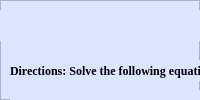
                <widget class="QWidget" name="applied6to10">
                 <layout class="QVBoxLayout" name="verticalLayout_29">
                  <property name="spacing">
                   <number>0</number>
                  </property>
                  <property name="leftMargin">
                   <number>0</number>
                  </property>
                  <property name="topMargin">
                   <number>0</number>
                  </property>
                  <property name="rightMargin">
                   <number>0</number>
                  </property>
                  <property name="bottomMargin">
                   <number>0</number>
                  </property>
                  <item>
                   <widget class="QFrame" name="frame_67">
                    <property name="styleSheet">
                     <string notr="true">background-color: rgb(218, 229, 255);
</string>
                    </property>
                    <property name="frameShape">
                     <enum>QFrame::StyledPanel</enum>
                    </property>
                    <property name="frameShadow">
                     <enum>QFrame::Raised</enum>
                    </property>
                    <widget class="QPushButton" name="pushButton_19">
                     <property name="geometry">
                      <rect>
                       <x>590</x>
                       <y>410</y>
                       <width>81</width>
                       <height>21</height>
                      </rect>
                     </property>
                     <property name="font">
                      <font>
                       <pointsize>8</pointsize>
                       <weight>75</weight>
                       <bold>true</bold>
                       <kerning>true</kerning>
                      </font>
                     </property>
                     <property name="cursor">
                      <cursorShape>PointingHandCursor</cursorShape>
                     </property>
                     <property name="acceptDrops">
                      <bool>false</bool>
                     </property>
                     <property name="styleSheet">
                      <string notr="true">background-color: rgb(180, 203, 253);
border-radius: 10px;</string>
                     </property>
                     <property name="text">
                      <string>submit</string>
                     </property>
                     <property name="icon">
                      <iconset resource="icons.qrc">
                       <normaloff>:/icons/1CON/chevron-up.svg</normaloff>:/icons/1CON/chevron-up.svg</iconset>
                     </property>
                     <property name="iconSize">
                      <size>
                       <width>24</width>
                       <height>24</height>
                      </size>
                     </property>
                     <property name="autoDefault">
                      <bool>false</bool>
                     </property>
                    </widget>
                    <widget class="QLabel" name="label_73">
                     <property name="geometry">
                      <rect>
                       <x>10</x>
                       <y>60</y>
                       <width>281</width>
                       <height>21</height>
                      </rect>
                     </property>
                     <property name="font">
                      <font>
                       <family>Times New Roman</family>
                       <pointsize>9</pointsize>
                       <weight>75</weight>
                       <bold>true</bold>
                       <underline>false</underline>
                      </font>
                     </property>
                     <property name="mouseTracking">
                      <bool>false</bool>
                     </property>
                     <property name="text">
                      <string>Directions: Solve the following equations.</string>
                     </property>
                    </widget>
                    <widget class="QFrame" name="frame_68">
                     <property name="geometry">
                      <rect>
                       <x>10</x>
                       <y>90</y>
                       <width>661</width>
                       <height>71</height>
                      </rect>
                     </property>
                     <property name="styleSheet">
                      <string notr="true">background-color: rgb(218, 229, 255);
border-radius: 10px;</string>
                     </property>
                     <property name="frameShape">
                      <enum>QFrame::StyledPanel</enum>
                     </property>
                     <property name="frameShadow">
                      <enum>QFrame::Raised</enum>
                     </property>
                     <widget class="QLineEdit" name="lineEdit_37">
                      <property name="geometry">
                       <rect>
                        <x>480</x>
                        <y>10</y>
                        <width>181</width>
                        <height>41</height>
                       </rect>
                      </property>
                      <property name="font">
                       <font>
                        <pointsize>10</pointsize>
                       </font>
                      </property>
                      <property name="toolTip">
                       <string/>
                      </property>
                      <property name="styleSheet">
                       <string notr="true">QLineEdit {
	border: 2px solid #FFFFFF;
}

QLineEdit:focus{
	border: 2px solid #000000
}</string>
                      </property>
                      <property name="frame">
                       <bool>true</bool>
                      </property>
                      <property name="cursorPosition">
                       <number>0</number>
                      </property>
                      <property name="alignment">
                       <set>Qt::AlignLeading|Qt::AlignLeft|Qt::AlignVCenter</set>
                      </property>
                      <property name="clearButtonEnabled">
                       <bool>true</bool>
                      </property>
                     </widget>
                     <widget class="QLabel" name="label_74">
                      <property name="geometry">
                       <rect>
                        <x>10</x>
                        <y>10</y>
                        <width>471</width>
                        <height>51</height>
                       </rect>
                      </property>
                      <property name="text">
                       <string> 6.Mr. De Guzman and the boys spent Php 567.75 for food and Php 175.50 for 
transportation during the Science Fair Camp. If they had Php 800.00 to 
spend, how much money was left?</string>
                      </property>
                      <property name="wordWrap">
                       <bool>false</bool>
                      </property>
                     </widget>
                    </widget>
                    <widget class="QFrame" name="frame_69">
                     <property name="geometry">
                      <rect>
                       <x>10</x>
                       <y>170</y>
                       <width>661</width>
                       <height>51</height>
                      </rect>
                     </property>
                     <property name="styleSheet">
                      <string notr="true">background-color: rgb(218, 229, 255);
border-radius: 10px;</string>
                     </property>
                     <property name="frameShape">
                      <enum>QFrame::StyledPanel</enum>
                     </property>
                     <property name="frameShadow">
                      <enum>QFrame::Raised</enum>
                     </property>
                     <widget class="QLineEdit" name="lineEdit_38">
                      <property name="geometry">
                       <rect>
                        <x>350</x>
                        <y>0</y>
                        <width>311</width>
                        <height>41</height>
                       </rect>
                      </property>
                      <property name="font">
                       <font>
                        <pointsize>10</pointsize>
                       </font>
                      </property>
                      <property name="toolTip">
                       <string/>
                      </property>
                      <property name="styleSheet">
                       <string notr="true">QLineEdit {
	border: 2px solid #FFFFFF;
}

QLineEdit:focus{
	border: 2px solid #000000
}</string>
                      </property>
                      <property name="frame">
                       <bool>true</bool>
                      </property>
                      <property name="cursorPosition">
                       <number>0</number>
                      </property>
                      <property name="alignment">
                       <set>Qt::AlignLeading|Qt::AlignLeft|Qt::AlignVCenter</set>
                      </property>
                      <property name="clearButtonEnabled">
                       <bool>true</bool>
                      </property>
                     </widget>
                     <widget class="QLabel" name="label_75">
                      <property name="geometry">
                       <rect>
                        <x>10</x>
                        <y>10</y>
                        <width>331</width>
                        <height>41</height>
                       </rect>
                      </property>
                      <property name="text">
                       <string>7. 10% of our class of 40 was unable to join the field trip.
 How many in our class joined the field trip?</string>
                      </property>
                      <property name="wordWrap">
                       <bool>false</bool>
                      </property>
                     </widget>
                    </widget>
                    <widget class="QFrame" name="frame_70">
                     <property name="geometry">
                      <rect>
                       <x>10</x>
                       <y>230</y>
                       <width>661</width>
                       <height>51</height>
                      </rect>
                     </property>
                     <property name="styleSheet">
                      <string notr="true">background-color: rgb(218, 229, 255);
border-radius: 10px;</string>
                     </property>
                     <property name="frameShape">
                      <enum>QFrame::StyledPanel</enum>
                     </property>
                     <property name="frameShadow">
                      <enum>QFrame::Raised</enum>
                     </property>
                     <widget class="QLineEdit" name="lineEdit_39">
                      <property name="geometry">
                       <rect>
                        <x>510</x>
                        <y>0</y>
                        <width>151</width>
                        <height>41</height>
                       </rect>
                      </property>
                      <property name="font">
                       <font>
                        <pointsize>10</pointsize>
                       </font>
                      </property>
                      <property name="toolTip">
                       <string/>
                      </property>
                      <property name="styleSheet">
                       <string notr="true">QLineEdit {
	border: 2px solid #FFFFFF;
}

QLineEdit:focus{
	border: 2px solid #000000
}</string>
                      </property>
                      <property name="frame">
                       <bool>true</bool>
                      </property>
                      <property name="cursorPosition">
                       <number>0</number>
                      </property>
                      <property name="alignment">
                       <set>Qt::AlignLeading|Qt::AlignLeft|Qt::AlignVCenter</set>
                      </property>
                      <property name="clearButtonEnabled">
                       <bool>true</bool>
                      </property>
                     </widget>
                     <widget class="QLabel" name="label_76">
                      <property name="geometry">
                       <rect>
                        <x>10</x>
                        <y>0</y>
                        <width>501</width>
                        <height>51</height>
                       </rect>
                      </property>
                      <property name="text">
                       <string>8. A company donates 935 pencils to a school. The pencils are divided evenly among 9 
classrooms. The rest of the pencils are given to the library. How many pencils were 
donated to each classroom and to the library?</string>
                      </property>
                      <property name="wordWrap">
                       <bool>false</bool>
                      </property>
                     </widget>
                    </widget>
                    <widget class="QFrame" name="frame_71">
                     <property name="geometry">
                      <rect>
                       <x>10</x>
                       <y>290</y>
                       <width>661</width>
                       <height>51</height>
                      </rect>
                     </property>
                     <property name="styleSheet">
                      <string notr="true">background-color: rgb(218, 229, 255);
border-radius: 10px;</string>
                     </property>
                     <property name="frameShape">
                      <enum>QFrame::StyledPanel</enum>
                     </property>
                     <property name="frameShadow">
                      <enum>QFrame::Raised</enum>
                     </property>
                     <widget class="QLabel" name="label_77">
                      <property name="geometry">
                       <rect>
                        <x>10</x>
                        <y>0</y>
                        <width>501</width>
                        <height>41</height>
                       </rect>
                      </property>
                      <property name="text">
                       <string>9. The city park is 9 1/2 miles from Roland Elementary School. The city library is 3 3/10 
 from the same school. How much farther from the school is the park than the library? </string>
                      </property>
                     </widget>
                     <widget class="QLineEdit" name="lineEdit_40">
                      <property name="geometry">
                       <rect>
                        <x>520</x>
                        <y>0</y>
                        <width>141</width>
                        <height>41</height>
                       </rect>
                      </property>
                      <property name="font">
                       <font>
                        <pointsize>10</pointsize>
                       </font>
                      </property>
                      <property name="toolTip">
                       <string/>
                      </property>
                      <property name="styleSheet">
                       <string notr="true">QLineEdit {
	border: 2px solid #FFFFFF;
}

QLineEdit:focus{
	border: 2px solid #000000
}</string>
                      </property>
                      <property name="frame">
                       <bool>true</bool>
                      </property>
                      <property name="cursorPosition">
                       <number>0</number>
                      </property>
                      <property name="alignment">
                       <set>Qt::AlignLeading|Qt::AlignLeft|Qt::AlignVCenter</set>
                      </property>
                      <property name="clearButtonEnabled">
                       <bool>true</bool>
                      </property>
                     </widget>
                    </widget>
                    <widget class="QFrame" name="frame_72">
                     <property name="geometry">
                      <rect>
                       <x>10</x>
                       <y>330</y>
                       <width>661</width>
                       <height>61</height>
                      </rect>
                     </property>
                     <property name="styleSheet">
                      <string notr="true">background-color: rgb(218, 229, 255);
border-radius: 10px;</string>
                     </property>
                     <property name="frameShape">
                      <enum>QFrame::StyledPanel</enum>
                     </property>
                     <property name="frameShadow">
                      <enum>QFrame::Raised</enum>
                     </property>
                     <widget class="QLineEdit" name="lineEdit_41">
                      <property name="geometry">
                       <rect>
                        <x>510</x>
                        <y>10</y>
                        <width>151</width>
                        <height>41</height>
                       </rect>
                      </property>
                      <property name="font">
                       <font>
                        <pointsize>10</pointsize>
                       </font>
                      </property>
                      <property name="toolTip">
                       <string/>
                      </property>
                      <property name="styleSheet">
                       <string notr="true">QLineEdit {
	border: 2px solid #FFFFFF;
}

QLineEdit:focus{
	border: 2px solid #000000
}</string>
                      </property>
                      <property name="frame">
                       <bool>true</bool>
                      </property>
                      <property name="cursorPosition">
                       <number>0</number>
                      </property>
                      <property name="alignment">
                       <set>Qt::AlignLeading|Qt::AlignLeft|Qt::AlignVCenter</set>
                      </property>
                      <property name="clearButtonEnabled">
                       <bool>true</bool>
                      </property>
                     </widget>
                     <widget class="QLabel" name="label_78">
                      <property name="geometry">
                       <rect>
                        <x>10</x>
                        <y>10</y>
                        <width>441</width>
                        <height>51</height>
                       </rect>
                      </property>
                      <property name="text">
                       <string>10. There are 12 people in Mrs. Hilt’s living room. 6 people are 
wearing socks and 4 people are wearing shoes. 3 people are wearing both.
How many people are in bare feet? </string>
                      </property>
                     </widget>
                    </widget>
                    <widget class="QLabel" name="label_79">
                     <property name="geometry">
                      <rect>
                       <x>0</x>
                       <y>10</y>
                       <width>681</width>
                       <height>31</height>
                      </rect>
                     </property>
                     <property name="font">
                      <font>
                       <family>Times New Roman</family>
                       <pointsize>14</pointsize>
                       <weight>75</weight>
                       <bold>true</bold>
                       <underline>false</underline>
                      </font>
                     </property>
                     <property name="mouseTracking">
                      <bool>false</bool>
                     </property>
                     <property name="text">
                      <string>Applied Problem Subtest</string>
                     </property>
                     <property name="alignment">
                      <set>Qt::AlignCenter</set>
                     </property>
                    </widget>
                    <widget class="QPushButton" name="pushButton_20">
                     <property name="geometry">
                      <rect>
                       <x>10</x>
                       <y>410</y>
                       <width>81</width>
                       <height>21</height>
                      </rect>
                     </property>
                     <property name="font">
                      <font>
                       <pointsize>8</pointsize>
                       <weight>75</weight>
                       <bold>true</bold>
                       <kerning>true</kerning>
                      </font>
                     </property>
                     <property name="cursor">
                      <cursorShape>PointingHandCursor</cursorShape>
                     </property>
                     <property name="acceptDrops">
                      <bool>false</bool>
                     </property>
                     <property name="styleSheet">
                      <string notr="true">background-color: rgb(180, 203, 253);
border-radius: 10px;</string>
                     </property>
                     <property name="text">
                      <string>Next</string>
                     </property>
                     <property name="icon">
                      <iconset resource="icons.qrc">
                       <normaloff>:/icons/1CON/chevron-left.svg</normaloff>:/icons/1CON/chevron-left.svg</iconset>
                     </property>
                     <property name="iconSize">
                      <size>
                       <width>24</width>
                       <height>24</height>
                      </size>
                     </property>
                     <property name="autoDefault">
                      <bool>false</bool>
                     </property>
                    </widget>
                   </widget>
                  </item>
                 </layout>
                </widget>
